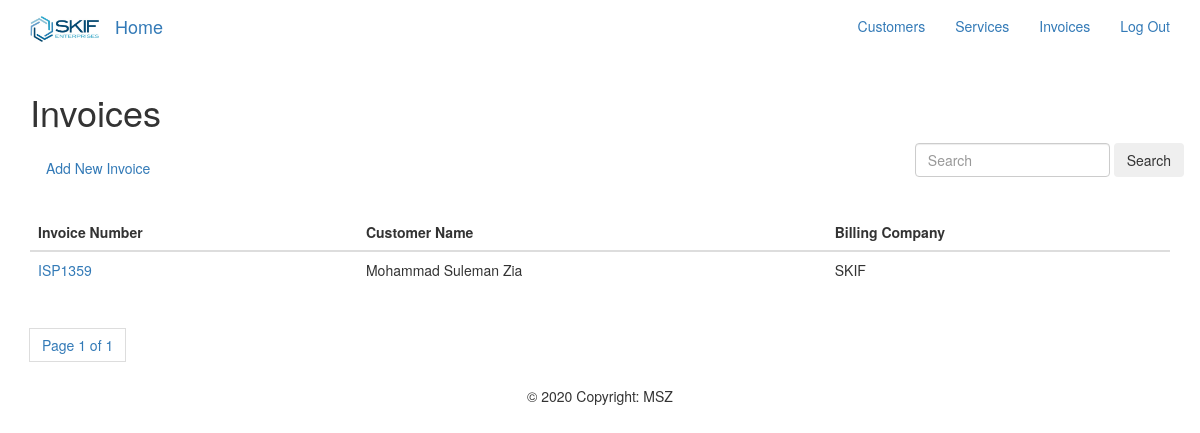
/isp_app/invoices/ (signed in), run on the app's committed database.
### isp_app/models.py (models this page shows, shortened)
class Invoice(models.Model):
    customer = models.ForeignKey(Customer, on_delete=models.CASCADE)
    date_created=models.DateField(auto_now=False,auto_now_add=True)
    date_updated=models.DateField(auto_now=True,auto_now_add=False)
    invoice_created_by=models.ForeignKey(settings.AUTH_USER_MODEL, default=1, null=True, on_delete=models.CASCADE, editable=False)
    invoice_date=models.DateField(_("Invoice Date"), default=datetime.date.today)
    def increment_invoice_number():
        last_invoice = Invoice.objects.filter(customer__billing_company='SKIF').order_by('id').last()
        if not last_invoice:
             return 'ISP1359'
        invoice_no = last_invoice.invoice_number
        invoice_int = int(re.split('(\d+)',invoice_no)[1])
        new_invoice_int = invoice_int + 1
        new_invoice_no = 'ISP' + str(new_invoice_int)
        return new_invoice_no
    invoice_number=models.CharField(max_length=500, default=increment_invoice_number, null=True, blank=True )

class Customer(models.Model):
    STATUS_LIST=(
            ('Active','Active'),
            ('Inactive','Inactive'),
            ('Disconnected','Disconnected')
    )
    BILLING_COMPANY= (
            ('SKIF','SKIF'),
            ('RA','RA')
    )
    TAXPAYER_STATUS =  (
            ('Individual','Individual'),
            ('Company','Company'),
        )
    customer_name = models.CharField(max_length=200)
    email = models.EmailField(max_length=200, blank=True)
    address = models.CharField(max_length=350)
    billing_address = models.CharField(max_length=350)
    city = models.CharField(max_length=100)
    contact_number = models.CharField(max_length=200)
    colocation = models.CharField(max_length=150)
    ntn_cnic = models.CharField(max_length=200)
    taxpayer_status = models.CharField(max_length=100, choices=TAXPAYER_STATUS, default=None)
    taxpayer_name = models.CharField(max_length=200)
    connection_date = models.DateField()
    billing_company = models.CharField(max_length=100, choices=BILLING_COMPANY, default=None)
    cnic_pic = models.ImageField(upload_to="gallery", default=None)
    service_subscribed = models.ManyToManyField(Service)
    total_billing = models.IntegerField()
    otc=models.IntegerField()
    status = models.CharField(max_length=100, choices=STATUS_LIST, default='Active')
    ipaddr = models.CharField(max_length=200)
    def total_billing(self):
        return self.service_subscribed.aggregate(total=models.Sum((F('service_qunatity')*F('service_unit_price'))))['total']
    def increment_customer_id():
        last_id = Customer.objects.filter(billing_company='SKIF').order_by('id').last()
        if not last_id:
             return 'ISP100001'
        invoice_no = last_id.customer_id
        invoice_int = int(re.split('(\d+)',invoice_no)[1])
        new_invoice_int = invoice_int + 1
        new_invoice_no = 'ISP' + str(new_invoice_int)
        return new_invoice_no
    customer_id=models.CharField(max_length=500, default=increment_customer_id, null=True, blank=True )

### isp_app/views.py (the view)
# urls.py: path('invoices/', views.InvoiceListView.as_view(), name='invoicelist'),
class InvoiceListView(LoginRequiredMixin, ListView):
    model = models.Invoice
    template_name='invoicelist.html'
    queryset=Invoice.objects.all()
    context_object_name='invoices'
    paginate_by=10
    def get_context_data(self,**kwargs):
        invoices=Invoice.objects.all()
        search_term = ''
        context = super().get_context_data(**kwargs)
        if 'search' in self.request.GET:
            search_term = self.request.GET['search']
            invoices=invoices.filter(Q(invoice_number__contains=search_term))
            context["qs"]=invoices
        return context

### isp_app/templates/invoicelist.html (shortened to what this page needs)
{% extends "base.html" %}
{% load bootstrap4 %}
{%load static%}
{% block content%}
<div class="container">
  <h1>Invoices</h1>
  <nav class="navbar navbar-light bg-light justify-content-between">
    <ul class="nav navbar-nav navbar-left">
      {% if user.is_authenticated %}
        <li><a href="{% url 'isp_app:newinvoice'%}">Add New Invoice</a></li>
      {% endif %}
    </ul>
    <form class="form-inline navbar-right">
      <input class="form-control mr-sm-2" type="search" placeholder="Search" aria-label="Search" name="search">
      <button class="btn btn-outline-success my-2 my-sm-0" type="submit">Search</button>
    </form>
  </nav>
</div>
<div class="container">
  <div class="content">
    <table class="table table-sortable">
      <thead>
        <tr>
          <th>Invoice Number</th>
          <th>Customer Name</th>
          <th>Billing Company</th>
        </tr>
      </thead>
      <tbody>
        {% if qs %}
          {% for invoice in qs %}
            <tr>
              <td><a href="{{invoice.id}}">{{invoice.invoice_number}}</a></td>
              <td>{{invoice.customer.customer_name}}</td>
              <td>{{invoice.customer.billing_company}}</td>
            </tr>
          {% endfor %}
        {% else %}
          {%for invoice in object_list%}
            <tr>
              <td><a href="{{invoice.id}}">{{invoice.invoice_number}}</a></td>
              <td>{{invoice.customer.customer_name}}</td>
              <td>{{invoice.customer.billing_company}}</td>
            </tr>
          {%endfor%}
        {% endif %}
      </tbody>
    </table>
    {% include 'pagination.html' with page=page_obj %}
  </div>
</div>
{% endblock %}

### templates/base.html (style rules this page uses)
.table-sortable th { cursor: pointer; }

### data on the page
Invoice: invoice_number "ISP1359", customer.customer_name "Mohammad Suleman Zia", customer.billing_company "SKIF"

### other printed values
{{ page.number }} "1"
{{ page.paginator.num_pages }} "1"
